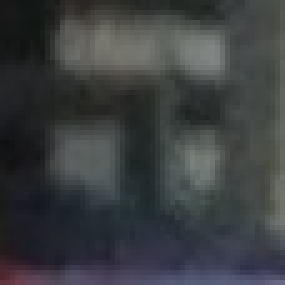
#> input picture face-data/181230030/IMG_20181006_182727.jpg, 57 x 57 px (shown 5 times larger); its folder holds only this picture in this run
$ python detect_split.py
#> lines starting #> are read from the running program, lines starting #| are printed output that depends on the picture
'''
author:Skymos Wu
reference:python-opencv official documentation,opencv official doc
version:0.2
'''
import numpy as numpy
import cv2
import os

def init_cascader():
    global face_cascade
    face_cascade = cv2.CascadeClassifier('haarcascade_frontalface_default.xml')

def detect(img):
    '''
    使用opencv自带的人脸分拣器提取人脸位置数据，资料存储于haarcascade_frontalface_default.xml中
    '''
    init_cascader()
    gray = cv2.cvtColor(img,cv2.COLOR_BGR2GRAY)
    faces = face_cascade.detectMultiScale(gray,1.1,1)
    region = []
    for (x,y,width,height) in faces:
        region.append((x,y,x+width,y+height))
    return region

def split(img,reg):
    '''
    把人脸部分提取出来并单独切分减少运算量
    '''
    a,b,c,d = reg[0]
    splited = img[b:d,a:c]
    return splited

if __name__ == '__main__':
    init_cascader()
    source = r'face-data'
    dirs = os.listdir(source)
    # 对目录下所有文件进行切分操作，无法识别出面部的图片删除
    for d in dirs:
        for file in os.listdir(source+'\\'+d):
            os.chdir(source+'\\'+d)
            try:
                img = cv2.imread(file)
#> img is the input picture: shape (57, 57, 3); mean B, G, R 64.4, 62.5, 59.5
                reg = detect(img)
#> in detect, `gray = cv2.cvtColor(img,cv2.COLOR_BGR2GRAY)`:
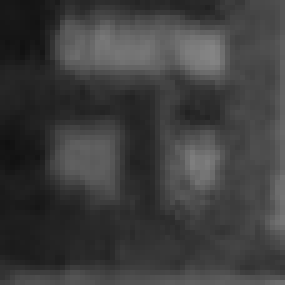
#> gray: shape (57, 57) (shown 5 times larger); min 16, max 132, mean 61.9
#> in detect, `faces = face_cascade.detectMultiScale(gray,1.1,1)`: faces = ()
#> after the loop in detect, `for (x,y,width,height) in faces:`: region = []
#> reg = []
                face = split(img,reg)
                cv2.imwrite(file,face)
            except:
                os.remove(file)
            finally:
                os.chdir('../../')
#> pass 2 of the loop `for d in dirs:`:
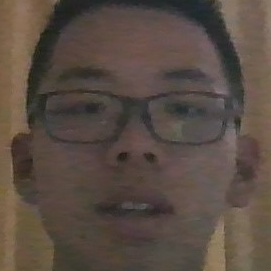
#> input picture face-data/181230039/WIN_20181007_15_01_57_Pro.jpg, 271 x 271 px
#> img is the input picture: shape (271, 271, 3); mean B, G, R 67.3, 76.3, 89.2
#> in detect (call 2), `gray = cv2.cvtColor(img,cv2.COLOR_BGR2GRAY)`:
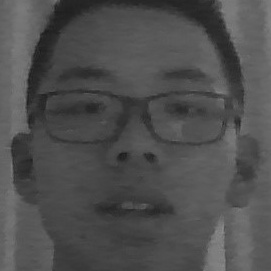
#> gray: shape (271, 271); min 27, max 141, mean 79.2
#> faces = [[15, 11, 243, 243]]
#> the loop in detect (call 2), `for (x,y,width,height) in faces:` made 1 pass
#> after the loop in detect (call 2), `for (x,y,width,height) in faces:`: region = [(15, 11, 258, 254)]
#> a = 15; b = 11; c = 258; d = 254
#> in split (call 2), `splited = img[b:d,a:c]`:
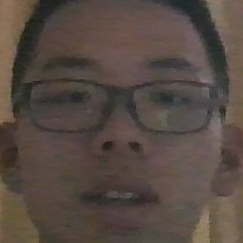
#> splited: shape (243, 243, 3); mean B, G, R 66.8, 74.1, 86.5
